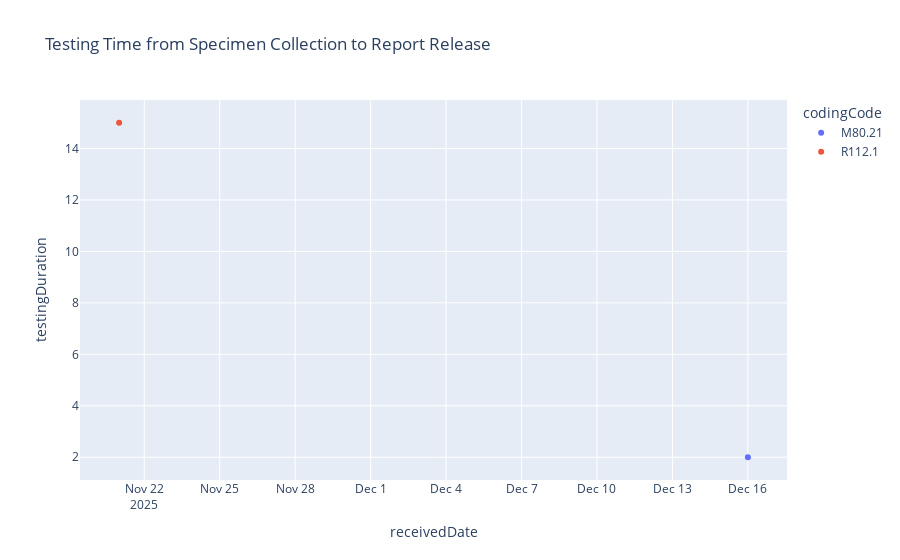

Notebook cell for this chart:
### Code cell
dfS = df.dropna(subset=['receivedDate'])

# Now the scatter plot will work as expected
fig = px.scatter(
    dfS,
    x="receivedDate",
    y="testingDuration",
    color="codingCode",
    title="Testing Time from Specimen Collection to Report Release"
)

fig.show()

### Figure 1 — Plotly figure (JSON) as saved in the notebook; plotly's stock layout.template omitted (floating-point values rounded to 4 significant figures)
{"data": [{"hovertemplate": "codingCode=M80.21<br>receivedDate=%{x}<br>testingDuration=%{y}<extra></extra>", "legendgroup": "M80.21", "marker": {"color": "#636efa", "symbol": "circle"}, "mode": "markers", "name": "M80.21", "orientation": "v", "showlegend": true, "x": ["2025-12-16T00:00:00.000000000"], "xaxis": "x", "y": [2.0], "yaxis": "y", "type": "scatter"}, {"hovertemplate": "codingCode=R112.1<br>receivedDate=%{x}<br>testingDuration=%{y}<extra></extra>", "legendgroup": "R112.1", "marker": {"color": "#EF553B", "symbol": "circle"}, "mode": "markers", "name": "R112.1", "orientation": "v", "showlegend": true, "x": ["2025-11-21T00:00:00.000000000"], "xaxis": "x", "y": [15.0], "yaxis": "y", "type": "scatter"}], "layout": {"xaxis": {"anchor": "y", "domain": [0.0, 1.0], "title": {"text": "receivedDate"}}, "yaxis": {"anchor": "x", "domain": [0.0, 1.0], "title": {"text": "testingDuration"}}, "legend": {"title": {"text": "codingCode"}, "tracegroupgap": 0}, "title": {"text": "Testing Time from Specimen Collection to Report Release"}}}
